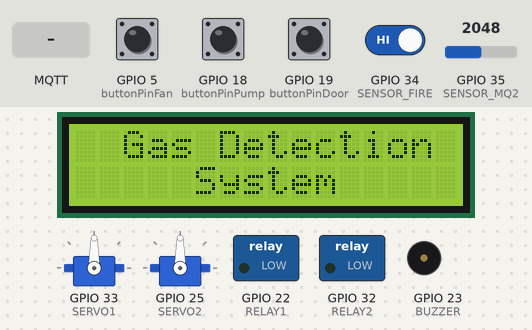
The sketch below on a simulated ESP32. Parts: 16×2 character LCD, 2 × servo, switched loads named in the sketch (green lamp = pin HIGH), buzzer (waves = sounding, pin HIGH). The inputs (shaded band) are chosen by the test bench; at power-on: GPIO 5 (buttonPinFan), GPIO 18 (buttonPinPump), GPIO 19 (buttonPinDoor), GPIO 34 (SENSOR_FIRE) HIGH, GPIO 35 (SENSOR_MQ2) = 2048. WiFi joins after 1.5 s; servers stay silent unless stated; no MQTT or app messages arrive unless stated; what the sketch prints to the serial monitor is not drawn.

Above: at 2.8 s.
2.9 s: GPIO 5 (buttonPinFan) pulled LOW for 0.15 s
At 4.1 s:
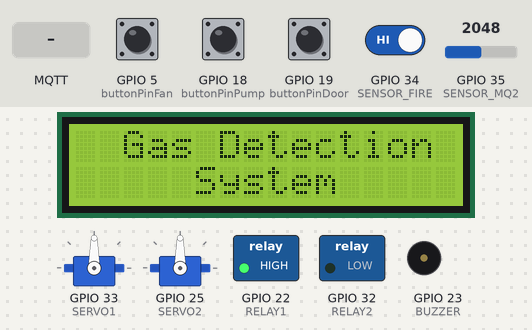
4.5 s: MQTT message "on" arrives on the second subscribed topic
At 4.9 s:
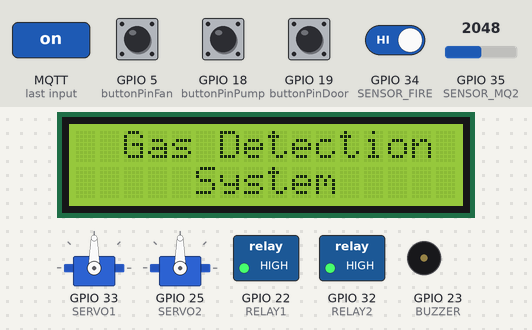
6.1 s: GPIO 34 (SENSOR_FIRE) driven LOW
At 6.4 s:
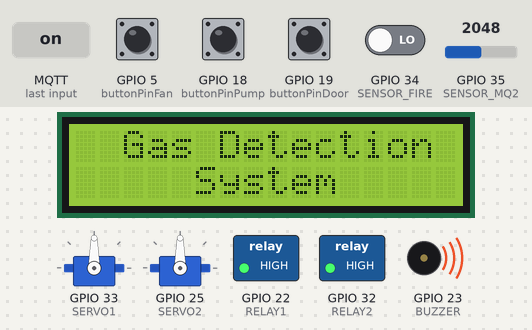
7.6 s: MQTT message "off" arrives on the first subscribed topic
At 8.8 s:
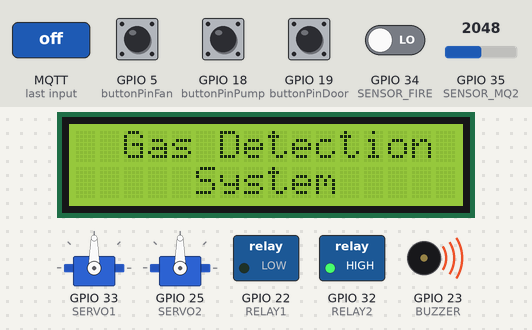
9.1 s: GPIO 19 (buttonPinDoor) pulled LOW for 0.15 s
At 9.9 s:
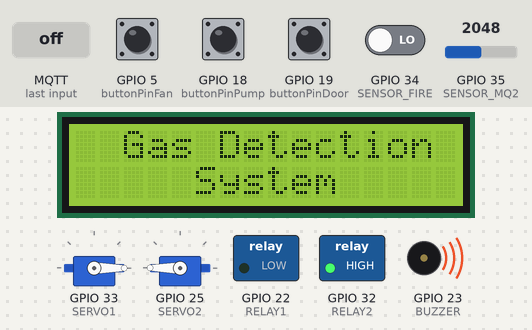
10.7 s: MQTT message "on" arrives on the first subscribed topic
At 12.3 s:
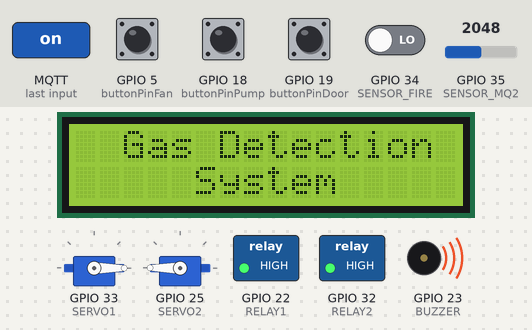
Timing chart, 0 to 13.6 s (numbered marks = the images above; inputs shaded):
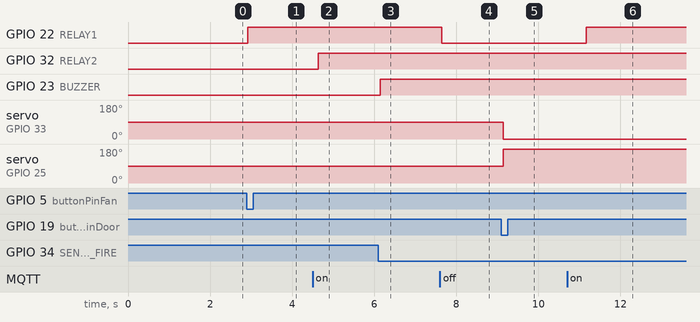

Measured:
- after the input at 2.9 s, GPIO 22 (RELAY1): LOW → HIGH at once
- after the input at 4.5 s, GPIO 32 (RELAY2): LOW → HIGH after 0.14 s
- after the input at 6.1 s, GPIO 23 (BUZZER): LOW → HIGH at once
- after the input at 7.6 s, GPIO 22 (RELAY1): HIGH → LOW after 0.05 s
- after the input at 9.1 s, servo on GPIO 33 (SERVO1): 90° → 0° after 0.05 s; servo on GPIO 25 (SERVO2): 90° → 180° after 0.05 s
- after the input at 10.7 s, GPIO 22 (RELAY1): LOW → HIGH after 0.47 s

The sketch:

Gas_leak_detect_system.ino
```cpp
#include <LiquidCrystal.h>
#include <PubSubClient.h>
#include <WiFi.h>
#include <WiFiClient.h>
#include <ESP32Servo.h>
#include <ArduinoJson.h>

#define buttonPinFan    5
#define buttonPinPump    18
#define buttonPinDoor    19
#define buttonPinMode   21

#define SENSOR_MQ2  35
#define SENSOR_FIRE   34
#define SENSOR_FIRE_ON    0
#define SENSOR_FIRE_OFF   1

#define BUZZER  23
#define BUZZER_ON 1
#define BUZZER_OFF 0

#define AUTO_MODE 1
#define MANUAL_MODE 0
#define ON 1
#define OFF 0

#define RELAY1  22
#define RELAY2  32
#define SERVO1 33
#define SERVO2 25

#define LCD_RS  15
#define LCD_EN  13
#define LCD_D4  12
#define LCD_D5  14
#define LCD_D6  27
#define LCD_D7  26
LiquidCrystal My_LCD(15, 13, 12, 14, 27, 26);

const int buttonPins[] = {5, 19, 18, 21};
const int numButtons = sizeof(buttonPins) / sizeof(buttonPins[0]);

bool relay1State = OFF;
bool relay2State = OFF;

int mq2Thresshold = 1000;

Servo myservo1;
Servo myservo2;
int window = 0;

volatile bool flagMQ2 = 0;
volatile bool flagFire = 0;

const char* ssid = "GIAHUNG-406-6VTK";
const char* pass = "GIAHUNG1368";
const char* mqtt_server = "192.168.46.61";
const int mqtt_port = 1883;

const char* subFan_topic = "Devices/Fan";
const char* subPump_topic = "Devices/Pump";
const char* subDoor_topic = "Devices/Doors";
const char* subMode_topic = "Devices/Mode";

volatile int status_thiet_bi = OFF, status_mode = MANUAL_MODE;

TaskHandle_t TaskButton_handle = NULL;
TaskHandle_t TaskMqtt_handle = NULL;

void esp_sub();
void pubMQTT(const char * topic, const char* payload);
void sendDatatoMQTT(int gas_value, int fire_status);

void TaskMqtt(void *pvParameters);
void TaskButton(void *pvParameters);

void openWindow();
void closeWindow();
void controlWindow(int onoff);

int readFireSensor();
int readMQ2();

void LCD1602_Init();
void LCDPrint(int hang, int cot, char *text, int clearOrNot);
void callback(char* topic, byte* message, unsigned int length);

void controlRelay(int relay, int state);

WiFiClient espClient;
PubSubClient client(espClient);

void setup() {
  Serial.begin(115200);
  LCD1602_Init();

  //---------- Khai báp WiFi ---------
  WiFi.begin(ssid, pass);
  while(WiFi.status() != WL_CONNECTED){
    delay(500);
    Serial.print(".");
  }
  Serial.println("\nWiFi Connected!");
  client.setServer(mqtt_server, mqtt_port);
  client.setCallback(callback);
  if(client.connect("ESP32_Client")){
    Serial.println(" Kết nối thành công MQTT");
    esp_sub();
    pubMQTT("Devices/Fan", "off");
    pubMQTT("Devices/Pump", "off");
    pubMQTT("Devices/Doors", "off");
    pubMQTT("Devices/Mode", "Manual");
  }else{
    Serial.println("Lỗi kết nối MQTT");
  }

  pinMode(RELAY1, OUTPUT);
  pinMode(RELAY2, OUTPUT);


  pinMode(BUZZER, OUTPUT);
  pinMode(SENSOR_FIRE, INPUT_PULLUP);
  digitalWrite(BUZZER, BUZZER_OFF);

  for (int i = 0; i < numButtons; i++) {
        pinMode(buttonPins[i], INPUT_PULLUP);
    }


  ESP32PWM::allocateTimer(0);
  ESP32PWM::allocateTimer(1);
  ESP32PWM::allocateTimer(2);
  ESP32PWM::allocateTimer(3);
  myservo1.setPeriodHertz(50);
  myservo2.setPeriodHertz(50);
  myservo1.attach(SERVO1, 500, 2400);
  myservo2.attach(SERVO2, 500, 2400);
  closeWindow();


  xTaskCreatePinnedToCore(TaskMqtt,"TaskMqtt" , 1024*2 ,  NULL,  5 ,  &TaskMqtt_handle , 0);
  xTaskCreatePinnedToCore(TaskButton,"TaskButton" ,1024*4 ,  NULL,  5 ,  &TaskButton_handle , 0);

}
void loop() {
}

void esp_sub(){
    client.subscribe(subFan_topic);
    client.subscribe(subPump_topic);
    client.subscribe(subDoor_topic);
    client.subscribe(subMode_topic);
}

void pubMQTT(const char * topic, const char* payload){
  if(client.connected()){
    client.publish(topic, payload);
  }
}

void sendDatatoMQTT(int gas_value, int fire_status) {

    // Chuyển JSON thành chuỗi
    char gasBuffer[10];
    char fireBuffer[2];

    sprintf(gasBuffer, "%d", gas_value);
    sprintf(fireBuffer, "%d", fire_status);

    pubMQTT("esp32/sensor/Gas", gasBuffer);
    pubMQTT("esp32/sensor/Flame",fireBuffer);

    // In ra Serial để kiểm tra
    Serial.print("Gửi MQTT - Gas: ");
    Serial.println(gasBuffer);

    Serial.print("Gửi MQTT - Fire: ");
    Serial.println(fireBuffer);
}


void callback(char* topic, byte* message, unsigned int length) {
    Serial.print("Nhận dữ liệu từ topic:");
    Serial.println(topic);
    Serial.print(". Message: ");
    String messageTemp;

    for (int i = 0; i < length; i++) {
      Serial.print((char)message[i]);
      messageTemp += (char)message[i];
    }
    Serial.println();

    if(messageTemp == "Auto" && String(topic) == "Devices/Mode"){
      status_mode = AUTO_MODE;
    }
    else if(messageTemp == "Manual" && String(topic) == "Devices/Mode"){
      status_mode = MANUAL_MODE;
    }

    if(status_mode == MANUAL_MODE){
      if(messageTemp == "on"){
        status_thiet_bi = 1;
      } else if(messageTemp == "off"){
        status_thiet_bi = 0;
      }
      if(String(topic) == "Devices/Fan") {
        digitalWrite(RELAY1, status_thiet_bi ? HIGH : LOW);

        Serial.println(status_thiet_bi ? "Quạt BẬT" : "Quạt TẮT");
      }
      else if(String(topic) == "Devices/Pump"){
        digitalWrite(RELAY2, status_thiet_bi ? HIGH : LOW);
        Serial.println(status_thiet_bi ? "Máy bơm BẬT" : "Máy bơm TẮT");
      }
      else if(String(topic) == "Devices/Doors"){
        controlWindow(status_thiet_bi);
        Serial.println(status_thiet_bi ? "Cửa Mở" : "Cửa Đóng");
      }
    }
}

void TaskMqtt(void *pvParameters) {
    while (1) {
        if (!client.connected()) {
            Serial.println("MQTT Disconnected! Reconnecting...");
            if (client.connect("ESP32_Client")) {
                Serial.println("MQTT Connected!");
            }
        }
        Serial.print("task_mqtt status_mode");
        Serial.println(status_mode);
        client.loop();
        int gas_value = readMQ2();
        int fire_status = readFireSensor();

        if(status_mode == 1){
           int windowState = 0;
           if(gas_value >= mq2Thresshold ) {
                 relay1State = ON;  relay2State = OFF;
                 controlRelay(RELAY1, relay1State);
                 controlRelay(RELAY2, relay2State);
                 windowState = 1; controlWindow(windowState);
                 if(flagMQ2 == 0){
                  pubMQTT("Devices/Fan", "on");
                  pubMQTT("Devices/Doors", "on");
                  flagMQ2 = 1;
                 }
                 delay(100);
              }
            else if(fire_status != SENSOR_FIRE_ON) {
               relay1State = OFF;  relay2State = ON;
               //windowState = 0; controlWindow(windowState);
               controlRelay(RELAY1, relay1State);
               controlRelay(RELAY2, relay2State);
               if(flagFire == 0){
                flagFire = 1;
                pubMQTT("Devices/Pump", "on");
               }
               delay(100);
            }
            else if(gas_value < mq2Thresshold  || fire_status != SENSOR_FIRE_OFF ) {
               if(flagMQ2) {
                 pubMQTT("Devices/Fan", "off");
                 pubMQTT("Devices/Doors", "off");
                 flagMQ2 = 0;
               }
               if(flagFire) {
                 pubMQTT("Devices/Pump", "off");
                 flagFire = 0;
               }
               relay1State = OFF;  relay2State = OFF;
               controlRelay(RELAY1, relay1State);
               controlRelay(RELAY2, relay2State);
               windowState = 0; controlWindow(windowState);
            }
        }
        sendDatatoMQTT(gas_value, fire_status);
        vTaskDelay(pdMS_TO_TICKS(500));
    }
}

void TaskButton(void *pvParameters) {

    bool lastStateBTN1 = HIGH;
    bool lastStateBTN2 = HIGH;
    bool lastStateBTN3 = HIGH;


    while (1) {
        bool currentStateBTN1 = digitalRead(buttonPinFan);
        bool currentStateBTN2 = digitalRead(buttonPinPump);
        bool currentStateBTN3 = digitalRead(buttonPinDoor);

        if(status_mode == MANUAL_MODE){
          if (currentStateBTN1 == LOW && lastStateBTN1 == HIGH) {
            relay1State = !relay1State;
            digitalWrite(RELAY1, relay1State ? HIGH : LOW);
            digitalWrite(2, relay1State ? HIGH : LOW);

            Serial.print("RELAY1: ");
            Serial.println(relay1State ? "ON" : "OFF");

            pubMQTT("Devices/Fan", relay1State ? "on" : "off");
          }
          lastStateBTN1 = currentStateBTN1;

          if (currentStateBTN2 == LOW && lastStateBTN2 == HIGH) {
            relay2State = !relay2State;
            digitalWrite(RELAY2, relay2State ? HIGH : LOW);
            digitalWrite(2, relay1State ? HIGH : LOW);

            Serial.print("RELAY2: ");
            Serial.println(relay2State ? "ON" : "OFF");

            pubMQTT("Devices/Pump", relay2State ? "on" : "off");
          }
          lastStateBTN2 = currentStateBTN2;

          if (currentStateBTN3 == LOW && lastStateBTN3 == HIGH) {
            vTaskDelay(pdMS_TO_TICKS(20));
            if (currentStateBTN3 == LOW && lastStateBTN3 == HIGH) {

              window = !window;
              controlWindow(window);

              pubMQTT("Devices/Doors", window ? "on" : "off");
            }
          }
          lastStateBTN3 = currentStateBTN3;
         }
         vTaskDelay(pdMS_TO_TICKS(100));
      }
}

int readFireSensor() {
    int Fire_Value = !digitalRead(SENSOR_FIRE);
    if(Fire_Value == 1){
      digitalWrite(BUZZER,BUZZER_ON);
    }
    else {
      digitalWrite(BUZZER,BUZZER_OFF);
    }
//    Serial.println(Fire_Value);
    return Fire_Value;
}

int readMQ2(){
    float MQ2_Value = analogRead(SENSOR_MQ2);
    MQ2_Value = map(MQ2_Value, 0 , 4095, 0, 10000 );
//    Serial.println(MQ2_Value);
    return MQ2_Value;
}

void LCD1602_Init() {
   My_LCD.begin(16, 2);
   My_LCD.clear();
   LCDPrint(0,2,"Gas Detection",0);
   LCDPrint(1,5,"System",0);
}

void LCDPrint(int hang, int cot, char *text, int clearOrNot) {
   if(clearOrNot == 1)
      My_LCD.clear();
   My_LCD.setCursor(cot, hang);
   My_LCD.print(text);
}

void openWindow() {
    myservo1.write(0);
    myservo2.write(180);
}

void closeWindow() {
    myservo1.write(90);
    myservo2.write(90);

}
void controlWindow(int onoff) {
    if(onoff == 0)
      closeWindow();
    else
      openWindow();
}
void controlRelay(int relay, int state) {
    digitalWrite(relay,state);
}
```
